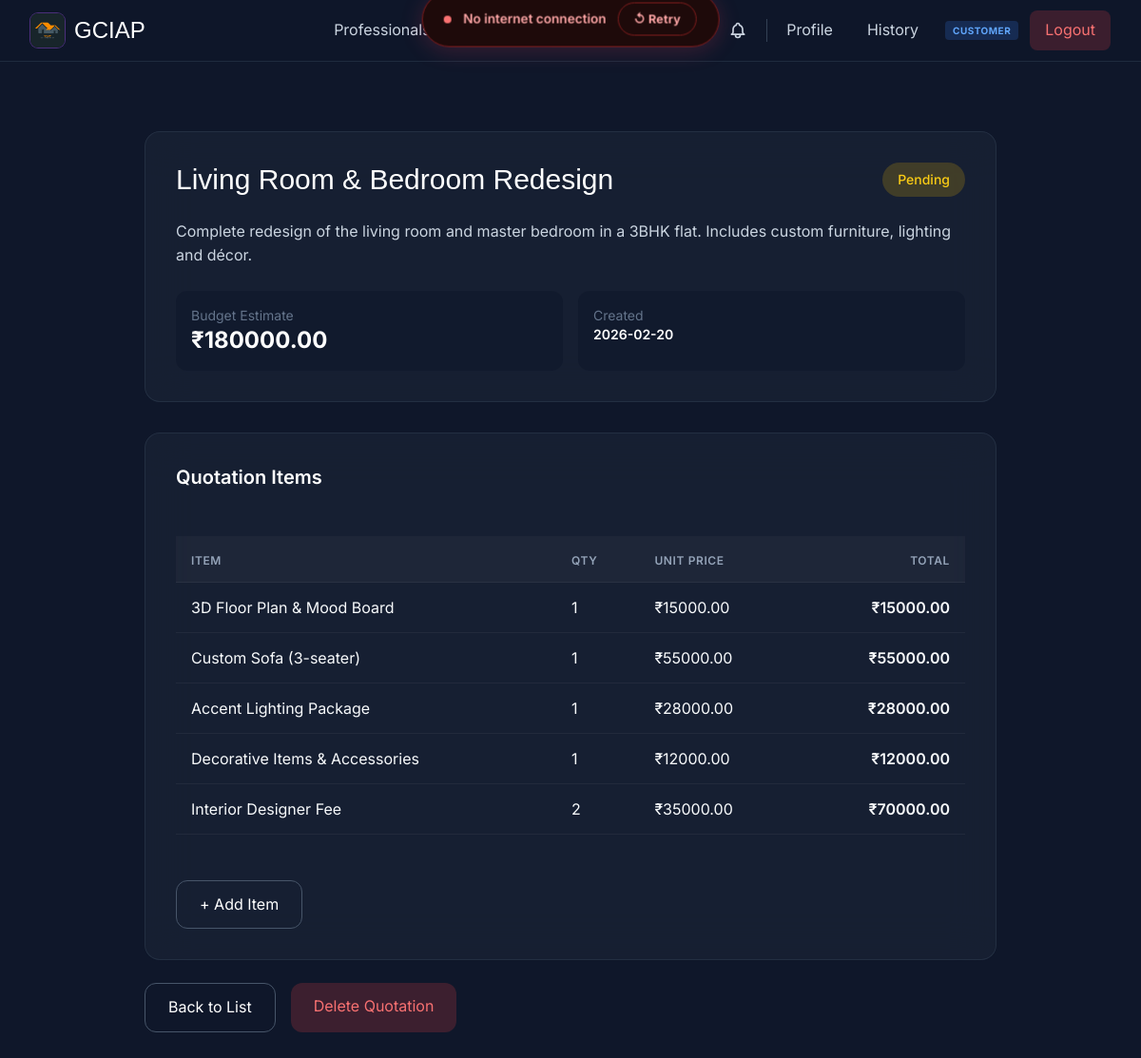
Page /quotations/2/ (signed in) on the committed database.
### quotations/models.py (models this page shows, shortened)
class Quotation(models.Model):
    STATUS_CHOICES = [
        ('pending', 'Pending'),
        ('accepted', 'Accepted'),
        ('rejected', 'Rejected'),
    ]
    user = models.ForeignKey('auth.User', on_delete=models.CASCADE, related_name='quotations')
    professional = models.ForeignKey('professionals.Professional', on_delete=models.CASCADE, related_name='quotations', null=True, blank=True)
    project_title = models.CharField(max_length=200)
    project_description = models.TextField()
    budget_estimate = models.DecimalField(max_digits=10, decimal_places=2)
    status = models.CharField(max_length=10, choices=STATUS_CHOICES, default='pending')
    created_at = models.DateTimeField(auto_now_add=True)
    updated_at = models.DateTimeField(auto_now=True)

class QuotationItem(models.Model):
    quotation = models.ForeignKey(Quotation, on_delete=models.CASCADE, related_name='items')
    item_name = models.CharField(max_length=200)
    quantity = models.IntegerField()
    unit_price = models.DecimalField(max_digits=10, decimal_places=2)
    total_price = models.DecimalField(max_digits=10, decimal_places=2)

### quotations/views.py (the view)
# urls.py: path('quotations/<int:pk>/', views.quotation_detail, name='quotation_detail'),
@login_required
def quotation_detail(request, pk):
    quotation = get_object_or_404(Quotation, pk=pk, user=request.user)
    items = quotation.items.all()
    return render(request, 'quotations/quotation_detail.html', {
        'quotation': quotation,
        'items': items
    })

### users/context_processors.py (called while the page is built)
def role_context(request):
    context = {
        'user_role': None,
        'is_admin': False,
        'is_professional': False,
        'is_customer': False,
        'ROLE_ADMIN': ROLE_ADMIN,
        'ROLE_PROFESSIONAL': ROLE_PROFESSIONAL,
        'ROLE_CUSTOMER': ROLE_CUSTOMER,
    }
    if request.user.is_authenticated:
        user_role = get_user_role(request.user)
        context.update({
            'user_role': user_role,
            'is_admin': user_role == ROLE_ADMIN,
            'is_professional': user_role == ROLE_PROFESSIONAL,
            'is_customer': user_role == ROLE_CUSTOMER,
        })
    return context

### users/roles.py (called while the page is built)
def get_user_role(user):
    if not user or not user.is_authenticated:
        return None
    if user.is_superuser or user.is_staff:
        return ROLE_ADMIN
    if hasattr(user, 'professional'):
        return ROLE_PROFESSIONAL
    return ROLE_CUSTOMER

### templates/quotations/quotation_detail.html (shortened to what this page needs)
{% extends 'base/base.html' %}
{% block content %}
<div class="py-12 px-4 sm:px-6 lg:px-8">
    <div class="max-w-4xl mx-auto">
        <div class="animate-item bg-slate-800/50 backdrop-blur-xl rounded-2xl border border-slate-700/50 p-8 mb-8">
            <div class="flex items-center justify-between mb-6">
                <h1 class="font-boa text-3xl text-gradient">{{ quotation.project_title }}</h1>
                <span class="px-4 py-2 rounded-full text-sm font-medium
                    {% if quotation.status == 'pending' %}bg-yellow-500/20 text-yellow-400
                    {% elif quotation.status == 'accepted' %}bg-green-500/20 text-green-400
                    {% else %}bg-red-500/20 text-red-400{% endif %}">
                    {{ quotation.get_status_display }}
                </span>
            </div>
            <p class="text-slate-300 mb-6">{{ quotation.project_description }}</p>
            <div class="grid grid-cols-2 gap-4 text-sm">
                <div class="p-4 rounded-xl bg-slate-900/50">
                    <p class="text-slate-500">Budget Estimate</p>
                    <p class="text-2xl font-bold text-gradient">₹{{ quotation.budget_estimate }}</p>
                </div>
                <div class="p-4 rounded-xl bg-slate-900/50">
                    <p class="text-slate-500">Created</p>
                    <p class="text-white font-semibold">{{ quotation.created_at|date:"Y-m-d" }}</p>
                </div>
            </div>
        </div>
        <div class="animate-item bg-slate-800/50 backdrop-blur-xl rounded-2xl border border-slate-700/50 p-8 mb-6">
            <h2 class="text-xl font-semibold text-white mb-6">Quotation Items</h2>
            {% if items %}
            <div class="overflow-x-auto">
                <table class="w-full">
                    <thead>
                        <tr class="text-left text-slate-400 text-sm border-b border-slate-700">
                            <th class="pb-3">Item</th>
                            <th class="pb-3">Qty</th>
                            <th class="pb-3">Unit Price</th>
                            <th class="pb-3 text-right">Total</th>
                        </tr>
                    </thead>
                    <tbody class="text-white">
                        {% for item in items %}
                        <tr class="border-b border-slate-700/50">
                            <td class="py-4">{{ item.item_name }}</td>
                            <td class="py-4">{{ item.quantity }}</td>
                            <td class="py-4">₹{{ item.unit_price }}</td>
                            <td class="py-4 text-right font-semibold">₹{{ item.total_price }}</td>
                        </tr>
                        {% endfor %}
                    </tbody>
                </table>
            </div>
            {% else %}
            <p class="text-slate-400 text-center py-4">No items added yet</p>
            {% endif %}
            <a href="{% url 'quotations:add_quotation_item' quotation.id %}" class="mt-6 inline-block px-6 py-3 rounded-xl border border-slate-600 text-white hover:bg-slate-700/50 transition-all duration-300">
                + Add Item
            </a>
        </div>
        <div class="flex gap-4">
            <a href="{% url 'quotations:quotation_list' %}" class="px-6 py-3 rounded-xl border border-slate-600 text-white hover:bg-slate-700/50 transition-all duration-300">
                Back to List
            </a>
            <a href="{% url 'quotations:delete_quotation' quotation.id %}" class="px-6 py-3 rounded-xl bg-red-500/20 text-red-400 hover:bg-red-500/30 transition-all duration-300">
                Delete Quotation
            </a>
        </div>
    </div>
</div>
{% endblock %}

### static/css/base.css (style rules this page uses)
:root { --primary-gradient: linear-gradient(135deg, #6366f1 0%, #a855f7 100%); --surface-dark: #020617; --surface-light: #1e293b; --glass-bg: rgba(30, 41, 59, 0.4); --glass-border: rgba(255, 255, 255, 0.05); --text-primary: #f8fafc; --text-secondary: #94a3b8; --accent-color: #8b5cf6; }
* { margin: 0; padding: 0; box-sizing: border-box; }
body { font-family: 'Inter', sans-serif; line-height: 1.6; color: var(--text-primary); background-color: var(--surface-dark); }
.font-boa { font-family: 'BoaConstruktorBold', sans-serif; }
table { width: 100%; background: transparent; border-collapse: separate; border-spacing: 0; margin: 1.5rem 0; }
th { background: rgba(255, 255, 255, 0.03); color: var(--text-secondary); font-weight: 600; text-transform: uppercase; font-size: 0.75rem; letter-spacing: 0.05em; padding: 1rem; text-align: left; border-bottom: 1px solid var(--glass-border); }
td { padding: 1rem; border-bottom: 1px solid var(--glass-border); color: var(--text-primary); }

### rows in the picture
Quotation: project_title "Living Room & Bedroom Redesign", status "Pending", project_description "Complete redesign of the living room and master bedroom in a 3BHK flat. Includes custom furniture, lighting and décor.", budget_estimate "180000.00", created_at "2026-02-20"
QuotationItem: item_name "3D Floor Plan & Mood Board", quantity "1", unit_price "15000.00", total_price "15000.00"
QuotationItem: item_name "Custom Sofa (3-seater)", quantity "1", unit_price "55000.00", total_price "55000.00"
QuotationItem: item_name "Accent Lighting Package", quantity "1", unit_price "28000.00", total_price "28000.00"
QuotationItem: item_name "Decorative Items & Accessories", quantity "1", unit_price "12000.00", total_price "12000.00"
QuotationItem: item_name "Interior Designer Fee", quantity "2", unit_price "35000.00", total_price "70000.00"

### other values in the picture
{{ user_role }} "CUSTOMER"
